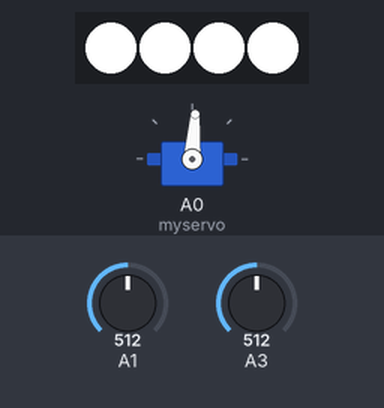
A sketch run on a simulated ATtiny85, built with avr-gcc and run on an emulated ATtiny85. On the bench: 4 RGB LEDs in strip order, left to right, servo. The inputs (shaded band) are chosen by the test bench; at power-on: A3 = 512, A1 = 512. What the sketch prints to the serial monitor is not drawn.

Above: at 1.2 s.
1.3 s: A3 set to 716
2.8 s: A1 set to 12
5.8 s: A1 set to 9
Timing chart, 0 to 8.8 s (numbered marks = the images above; inputs shaded):
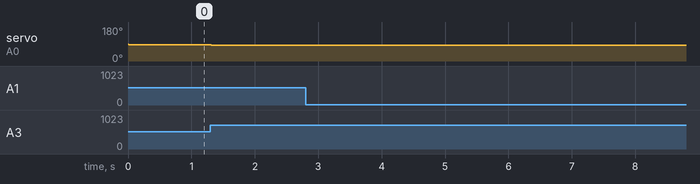

Measured:
- after the input at 1.3 s, servo on A0 (myservo): 86° → 84° at once
- after the input at 2.8 s, every drawn part: stays the same
- after the input at 5.8 s, every drawn part: stays the same

The sketch:

project.ino
```cpp
#include <Servo.h>

Servo myservo;  // create servo object to control a servo
#include <Adafruit_NeoPixel.h>
#ifdef __AVR__
 #include <avr/power.h> // Required for 16 MHz Adafruit Trinket
#endif

#define PIN        16 // On Trinket or Gemma, suggest changing this to 1

// How many NeoPixels are attached to the Arduino?
#define NUMPIXELS 4 // Popular NeoPixel ring size
Adafruit_NeoPixel pixels(NUMPIXELS, PIN, NEO_GRB + NEO_KHZ800);


void setup() {

  #if defined(__AVR_ATtiny85__) && (F_CPU == 16000000)
  clock_prescale_set(clock_div_1);
#endif
  // END of Trinket-specific code.

  pixels.begin();
    pixels.fill(pixels.Color(255, 255, 255));

    pixels.show();   // Send the updated pixel colors to the hardware.


  myservo.attach(14);  // attaches the servo on pin 9 to the servo object
              // tell servo to go to position in variable 'pos'
Serial.begin(9600);
}

// Параметры фильтра Калмана
float Q = 0.1;  // Процессный шум
float R = 1.0;  // Шум измерений
float P = 1.0;  // Начальное значение ошибки ковариации
float K = 0.0;  // Коэффициент Калмана
float X = 0.0;  // Оценка (инициализируем нулем)


int sensorValue;

float kalmanFilter(float measurement) {
  // Предсказание
  P = P + Q;

  // Вычисляем коэффициент Калмана
  K = P / (P + R);

  // Обновляем оценку X с учетом нового измерения
  X = X + K * (measurement - X);

  // Обновляем ошибку ковариации
  P = (1 - K) * P;

  // Возвращаем фильтрованное значение
  return X;
}


void loop() {
   sensorValue = analogRead(A1);  // Считываем данные с аналогового порта
  float filteredValue = kalmanFilter(sensorValue);  // Применяем фильтр Калмана
//filteredValue=sensorValue;
filteredValue=   map(filteredValue, 0, 1023, 0, 100);
  // Отправляем фиктивные значения для закрепления вертикального диапазона
  Serial.print("20 ");  // Нижняя граница диапазона
  Serial.print("60 "); // Верхняя граница диапазонаint mappedValue = map(sensorValue, 0, 1023, 0, 100);  // Приводим данные к диапазону 0-100
 //Serial.println(sensorValue);
     Serial.println(100-filteredValue);
    delay(10);

      myservo.write(map(analogRead(A3),10,1000,92,80));
 //Serial.println(map(analogRead(A3),10,1020,92,86));
}
```
